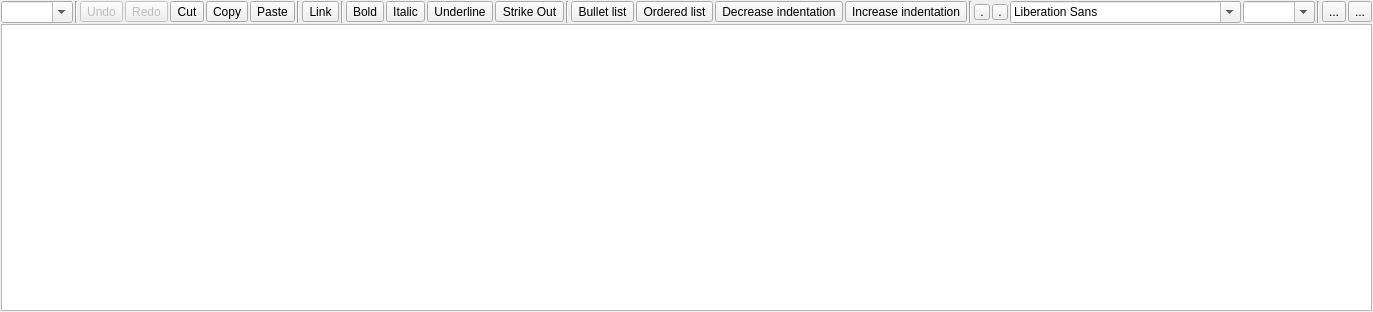
<?xml version="1.0" encoding="UTF-8"?>
<ui version="4.0">
 <class>MRichTextEdit</class>
 <widget class="QWidget" name="MRichTextEdit">
  <property name="geometry">
   <rect>
    <x>0</x>
    <y>0</y>
    <width>1049</width>
    <height>312</height>
   </rect>
  </property>
  <property name="windowTitle">
   <string notr="true"/>
  </property>
  <layout class="QVBoxLayout" name="verticalLayout">
   <property name="spacing">
    <number>1</number>
   </property>
   <property name="leftMargin">
    <number>1</number>
   </property>
   <property name="topMargin">
    <number>1</number>
   </property>
   <property name="rightMargin">
    <number>1</number>
   </property>
   <property name="bottomMargin">
    <number>1</number>
   </property>
   <item>
    <widget class="QWidget" name="f_toolbar" native="true">
     <layout class="QHBoxLayout" name="horizontalLayout">
      <property name="spacing">
       <number>2</number>
      </property>
      <property name="leftMargin">
       <number>0</number>
      </property>
      <property name="topMargin">
       <number>0</number>
      </property>
      <property name="rightMargin">
       <number>0</number>
      </property>
      <property name="bottomMargin">
       <number>0</number>
      </property>
      <item>
       <widget class="QComboBox" name="f_paragraph">
        <property name="focusPolicy">
         <enum>Qt::ClickFocus</enum>
        </property>
        <property name="toolTip">
         <string>Paragraph formatting</string>
        </property>
        <property name="editable">
         <bool>true</bool>
        </property>
       </widget>
      </item>
      <item>
       <widget class="Line" name="line_4">
        <property name="orientation">
         <enum>Qt::Vertical</enum>
        </property>
       </widget>
      </item>
      <item>
       <widget class="QToolButton" name="f_undo">
        <property name="enabled">
         <bool>false</bool>
        </property>
        <property name="focusPolicy">
         <enum>Qt::ClickFocus</enum>
        </property>
        <property name="toolTip">
         <string>Undo (CTRL+Z)</string>
        </property>
        <property name="text">
         <string>Undo</string>
        </property>
        <property name="icon">
         <iconset theme="edit-undo">
          <normaloff>.</normaloff>.</iconset>
        </property>
        <property name="iconSize">
         <size>
          <width>16</width>
          <height>16</height>
         </size>
        </property>
       </widget>
      </item>
      <item>
       <widget class="QToolButton" name="f_redo">
        <property name="enabled">
         <bool>false</bool>
        </property>
        <property name="focusPolicy">
         <enum>Qt::ClickFocus</enum>
        </property>
        <property name="toolTip">
         <string>Redo</string>
        </property>
        <property name="text">
         <string>Redo</string>
        </property>
        <property name="icon">
         <iconset theme="edit-redo">
          <normaloff>.</normaloff>.</iconset>
        </property>
        <property name="iconSize">
         <size>
          <width>16</width>
          <height>16</height>
         </size>
        </property>
       </widget>
      </item>
      <item>
       <widget class="QToolButton" name="f_cut">
        <property name="focusPolicy">
         <enum>Qt::ClickFocus</enum>
        </property>
        <property name="toolTip">
         <string>Cut (CTRL+X)</string>
        </property>
        <property name="text">
         <string>Cut</string>
        </property>
        <property name="icon">
         <iconset theme="edit-cut">
          <normaloff>.</normaloff>.</iconset>
        </property>
        <property name="iconSize">
         <size>
          <width>16</width>
          <height>16</height>
         </size>
        </property>
       </widget>
      </item>
      <item>
       <widget class="QToolButton" name="f_copy">
        <property name="focusPolicy">
         <enum>Qt::ClickFocus</enum>
        </property>
        <property name="toolTip">
         <string>Copy (CTRL+C)</string>
        </property>
        <property name="text">
         <string>Copy</string>
        </property>
        <property name="icon">
         <iconset theme="edit-copy">
          <normaloff>.</normaloff>.</iconset>
        </property>
        <property name="iconSize">
         <size>
          <width>16</width>
          <height>16</height>
         </size>
        </property>
       </widget>
      </item>
      <item>
       <widget class="QToolButton" name="f_paste">
        <property name="focusPolicy">
         <enum>Qt::ClickFocus</enum>
        </property>
        <property name="toolTip">
         <string>Paste (CTRL+V)</string>
        </property>
        <property name="text">
         <string>Paste</string>
        </property>
        <property name="icon">
         <iconset theme="edit-paste">
          <normaloff>.</normaloff>.</iconset>
        </property>
        <property name="iconSize">
         <size>
          <width>16</width>
          <height>16</height>
         </size>
        </property>
       </widget>
      </item>
      <item>
       <widget class="Line" name="line">
        <property name="orientation">
         <enum>Qt::Vertical</enum>
        </property>
       </widget>
      </item>
      <item>
       <widget class="QToolButton" name="f_link">
        <property name="focusPolicy">
         <enum>Qt::ClickFocus</enum>
        </property>
        <property name="toolTip">
         <string>Link (CTRL+L)</string>
        </property>
        <property name="text">
         <string>Link</string>
        </property>
        <property name="icon">
         <iconset theme="applications-internet">
          <normaloff>.</normaloff>.</iconset>
        </property>
        <property name="iconSize">
         <size>
          <width>16</width>
          <height>16</height>
         </size>
        </property>
        <property name="checkable">
         <bool>true</bool>
        </property>
       </widget>
      </item>
      <item>
       <widget class="Line" name="line_3">
        <property name="orientation">
         <enum>Qt::Vertical</enum>
        </property>
       </widget>
      </item>
      <item>
       <widget class="QToolButton" name="f_bold">
        <property name="focusPolicy">
         <enum>Qt::ClickFocus</enum>
        </property>
        <property name="toolTip">
         <string notr="true">Bold (CTRL+B)</string>
        </property>
        <property name="text">
         <string>Bold</string>
        </property>
        <property name="icon">
         <iconset theme="format-text-bold">
          <normaloff>.</normaloff>.</iconset>
        </property>
        <property name="iconSize">
         <size>
          <width>16</width>
          <height>16</height>
         </size>
        </property>
        <property name="checkable">
         <bool>true</bool>
        </property>
       </widget>
      </item>
      <item>
       <widget class="QToolButton" name="f_italic">
        <property name="focusPolicy">
         <enum>Qt::ClickFocus</enum>
        </property>
        <property name="toolTip">
         <string>Italic (CTRL+I)</string>
        </property>
        <property name="text">
         <string>Italic</string>
        </property>
        <property name="icon">
         <iconset theme="format-text-italic">
          <normaloff>.</normaloff>.</iconset>
        </property>
        <property name="iconSize">
         <size>
          <width>16</width>
          <height>16</height>
         </size>
        </property>
        <property name="checkable">
         <bool>true</bool>
        </property>
       </widget>
      </item>
      <item>
       <widget class="QToolButton" name="f_underline">
        <property name="focusPolicy">
         <enum>Qt::ClickFocus</enum>
        </property>
        <property name="toolTip">
         <string>Underline (CTRL+U)</string>
        </property>
        <property name="text">
         <string>Underline</string>
        </property>
        <property name="icon">
         <iconset theme="format-text-underline">
          <normaloff>.</normaloff>.</iconset>
        </property>
        <property name="iconSize">
         <size>
          <width>16</width>
          <height>16</height>
         </size>
        </property>
        <property name="checkable">
         <bool>true</bool>
        </property>
       </widget>
      </item>
      <item>
       <widget class="QToolButton" name="f_strikeout">
        <property name="text">
         <string>Strike Out</string>
        </property>
        <property name="checkable">
         <bool>true</bool>
        </property>
       </widget>
      </item>
      <item>
       <widget class="Line" name="line_5">
        <property name="orientation">
         <enum>Qt::Vertical</enum>
        </property>
       </widget>
      </item>
      <item>
       <widget class="QToolButton" name="f_list_bullet">
        <property name="focusPolicy">
         <enum>Qt::ClickFocus</enum>
        </property>
        <property name="toolTip">
         <string>Bullet list (CTRL+-)</string>
        </property>
        <property name="text">
         <string>Bullet list</string>
        </property>
        <property name="iconSize">
         <size>
          <width>16</width>
          <height>16</height>
         </size>
        </property>
        <property name="checkable">
         <bool>true</bool>
        </property>
       </widget>
      </item>
      <item>
       <widget class="QToolButton" name="f_list_ordered">
        <property name="focusPolicy">
         <enum>Qt::ClickFocus</enum>
        </property>
        <property name="toolTip">
         <string>Ordered list (CTRL+=)</string>
        </property>
        <property name="text">
         <string>Ordered list</string>
        </property>
        <property name="iconSize">
         <size>
          <width>16</width>
          <height>16</height>
         </size>
        </property>
        <property name="checkable">
         <bool>true</bool>
        </property>
       </widget>
      </item>
      <item>
       <widget class="QToolButton" name="f_indent_dec">
        <property name="focusPolicy">
         <enum>Qt::ClickFocus</enum>
        </property>
        <property name="toolTip">
         <string>Decrease indentation (SHIFT+TAB or CTRL+,)</string>
        </property>
        <property name="text">
         <string>Decrease indentation</string>
        </property>
        <property name="icon">
         <iconset theme="format-indent-less">
          <normaloff>.</normaloff>.</iconset>
        </property>
        <property name="iconSize">
         <size>
          <width>16</width>
          <height>16</height>
         </size>
        </property>
       </widget>
      </item>
      <item>
       <widget class="QToolButton" name="f_indent_inc">
        <property name="focusPolicy">
         <enum>Qt::ClickFocus</enum>
        </property>
        <property name="toolTip">
         <string>Increase indentation (TAB or CTRL+.)</string>
        </property>
        <property name="text">
         <string>Increase indentation</string>
        </property>
        <property name="icon">
         <iconset theme="format-indent-more">
          <normaloff>.</normaloff>.</iconset>
        </property>
        <property name="iconSize">
         <size>
          <width>16</width>
          <height>16</height>
         </size>
        </property>
       </widget>
      </item>
      <item>
       <widget class="Line" name="line_2">
        <property name="orientation">
         <enum>Qt::Vertical</enum>
        </property>
       </widget>
      </item>
      <item>
       <widget class="QToolButton" name="f_fgcolor">
        <property name="minimumSize">
         <size>
          <width>16</width>
          <height>16</height>
         </size>
        </property>
        <property name="maximumSize">
         <size>
          <width>16</width>
          <height>16</height>
         </size>
        </property>
        <property name="focusPolicy">
         <enum>Qt::ClickFocus</enum>
        </property>
        <property name="toolTip">
         <string>Text foreground color</string>
        </property>
        <property name="text">
         <string>.</string>
        </property>
        <property name="iconSize">
         <size>
          <width>16</width>
          <height>16</height>
         </size>
        </property>
       </widget>
      </item>
      <item>
       <widget class="QToolButton" name="f_bgcolor">
        <property name="minimumSize">
         <size>
          <width>16</width>
          <height>16</height>
         </size>
        </property>
        <property name="maximumSize">
         <size>
          <width>16</width>
          <height>16</height>
         </size>
        </property>
        <property name="focusPolicy">
         <enum>Qt::ClickFocus</enum>
        </property>
        <property name="toolTip">
         <string>Text background color</string>
        </property>
        <property name="text">
         <string>.</string>
        </property>
        <property name="iconSize">
         <size>
          <width>16</width>
          <height>16</height>
         </size>
        </property>
       </widget>
      </item>
      <item>
       <widget class="QFontComboBox" name="fontComboBox"/>
      </item>
      <item>
       <widget class="QComboBox" name="f_fontsize">
        <property name="focusPolicy">
         <enum>Qt::ClickFocus</enum>
        </property>
        <property name="toolTip">
         <string>Font size</string>
        </property>
        <property name="editable">
         <bool>true</bool>
        </property>
       </widget>
      </item>
      <item>
       <widget class="Line" name="line_6">
        <property name="orientation">
         <enum>Qt::Vertical</enum>
        </property>
       </widget>
      </item>
      <item>
       <widget class="QToolButton" name="f_image">
        <property name="text">
         <string notr="true">...</string>
        </property>
        <property name="icon">
         <iconset theme="insert-image">
          <normaloff>.</normaloff>.</iconset>
        </property>
       </widget>
      </item>
      <item>
       <spacer name="horizontalSpacer">
        <property name="orientation">
         <enum>Qt::Horizontal</enum>
        </property>
        <property name="sizeHint" stdset="0">
         <size>
          <width>40</width>
          <height>20</height>
         </size>
        </property>
       </spacer>
      </item>
      <item>
       <widget class="QToolButton" name="f_menu">
        <property name="text">
         <string>...</string>
        </property>
       </widget>
      </item>
      <item>
       <layout class="QVBoxLayout" name="f_toolbar_layout"/>
      </item>
     </layout>
     <zorder>f_paragraph</zorder>
     <zorder>line_4</zorder>
     <zorder>f_undo</zorder>
     <zorder>f_redo</zorder>
     <zorder>f_cut</zorder>
     <zorder>f_copy</zorder>
     <zorder>f_paste</zorder>
     <zorder>line</zorder>
     <zorder>f_link</zorder>
     <zorder>line_3</zorder>
     <zorder>f_italic</zorder>
     <zorder>f_underline</zorder>
     <zorder>line_2</zorder>
     <zorder>f_fontsize</zorder>
     <zorder>line_5</zorder>
     <zorder>f_list_bullet</zorder>
     <zorder>f_list_ordered</zorder>
     <zorder>f_indent_dec</zorder>
     <zorder>f_indent_inc</zorder>
     <zorder>f_bold</zorder>
     <zorder>f_bgcolor</zorder>
     <zorder>f_strikeout</zorder>
     <zorder>f_image</zorder>
     <zorder>line_6</zorder>
     <zorder>f_menu</zorder>
     <zorder>f_fgcolor</zorder>
     <zorder>horizontalSpacer</zorder>
     <zorder>fontComboBox</zorder>
    </widget>
   </item>
   <item>
    <widget class="MTextEdit" name="f_textedit">
     <property name="autoFormatting">
      <set>QTextEdit::AutoNone</set>
     </property>
     <property name="tabChangesFocus">
      <bool>true</bool>
     </property>
    </widget>
   </item>
  </layout>
 </widget>
 <customwidgets>
  <customwidget>
   <class>MTextEdit</class>
   <extends>QTextEdit</extends>
   <header>mtextedit.h</header>
  </customwidget>
 </customwidgets>
 <tabstops>
  <tabstop>f_textedit</tabstop>
  <tabstop>f_strikeout</tabstop>
  <tabstop>f_image</tabstop>
  <tabstop>f_menu</tabstop>
 </tabstops>
 <resources/>
 <connections/>
</ui>
